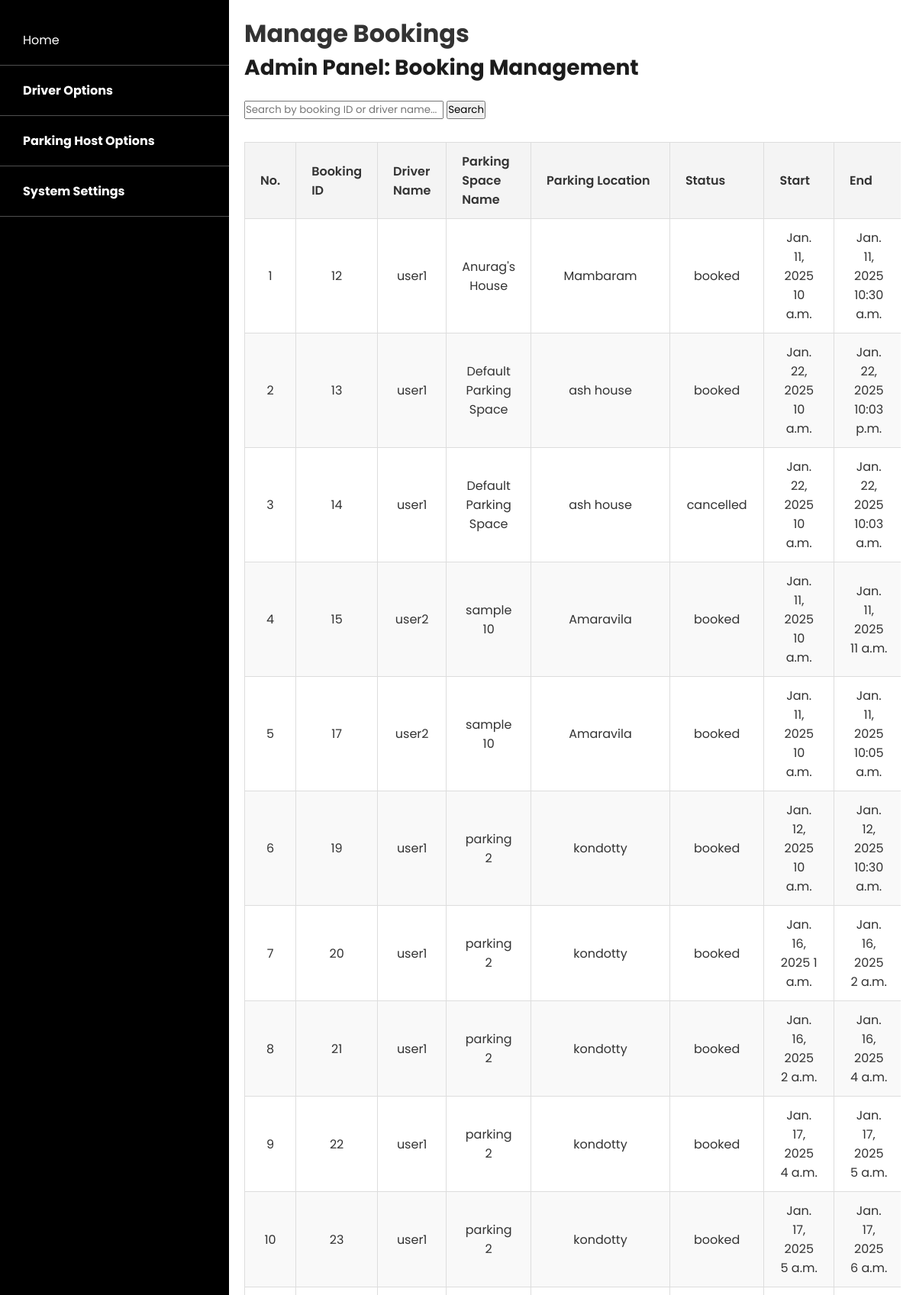
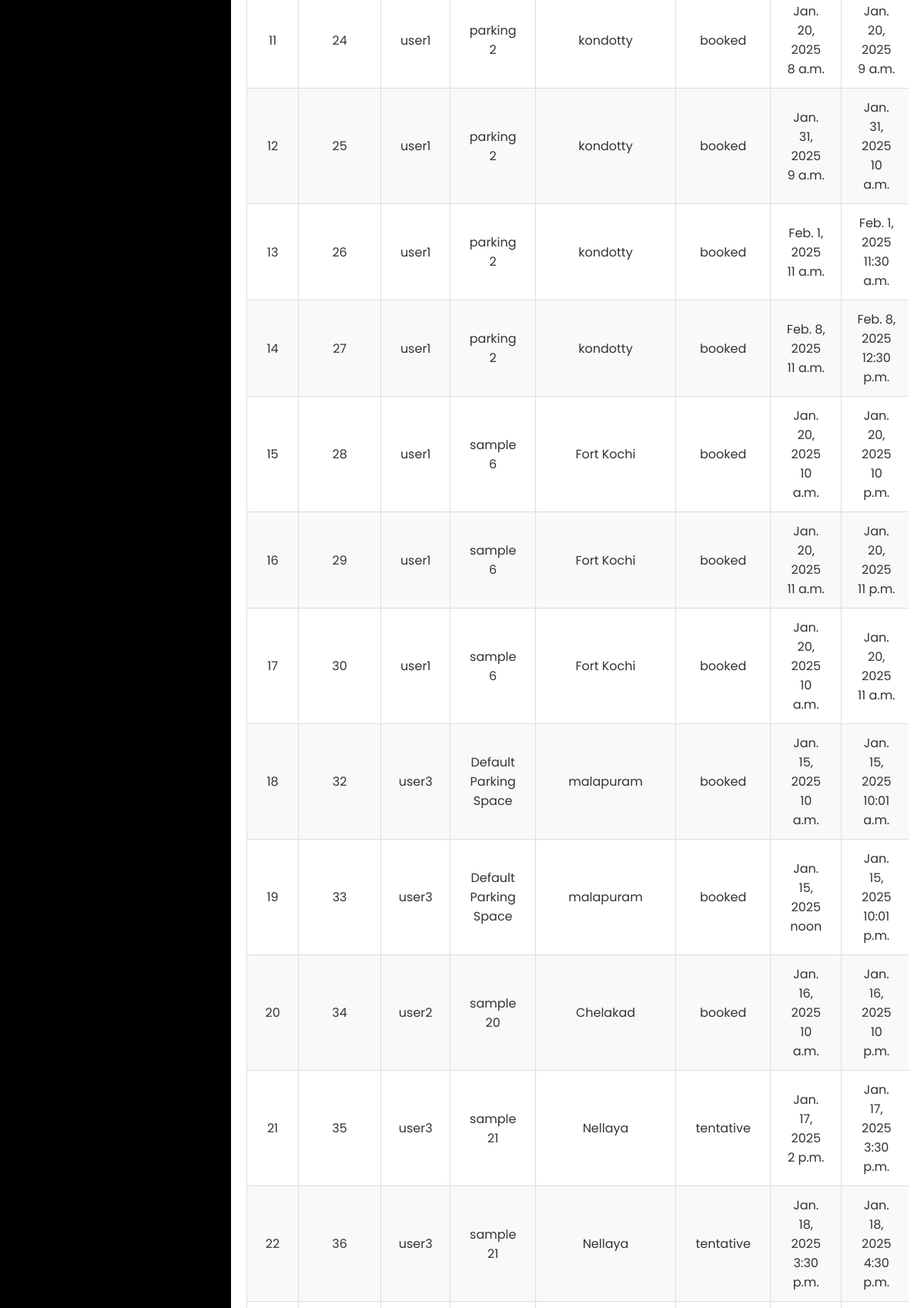
Screenshot of /parkeasy/manage-bookings/ (signed in, upper part) with the database file from the repository (2 pictures, top to bottom).
### ParkEasyApp/models.py (models this page shows, shortened)
class Booking(models.Model):
    user = models.ForeignKey(ParkEasyUser, on_delete=models.CASCADE, related_name="bookings")
    parking_space = models.ForeignKey(ParkingSpace, on_delete=models.CASCADE)
    booking_time = models.DateTimeField(auto_now_add=True)  # Auto-set to the time of booking
    start_date = models.DateField(default=timezone.now)  # Dynamically use current date
    start_time = models.TimeField()
    end_date = models.DateField(default=timezone.now)  # Dynamically use current date
    end_time = models.TimeField()
    duration = models.DurationField()
    price_paid = models.DecimalField(max_digits=10, decimal_places=2, null=True, blank=True)
    payment_method = models.CharField(max_length=255, null=True, blank=True)
    host = models.ForeignKey('ParkEasyUser', related_name='host_earnings', on_delete=models.CASCADE,null=True)
    status = models.CharField(
        max_length=20,
        choices=[('booked', 'Booked'), ('completed', 'Completed'), ('cancelled', 'Cancelled')],
        default='booked'
    )
    time_extension = models.DurationField(null=True, blank=True)  # Optional additional booking time
    grace_period = models.DurationField(null=True, blank=True)  # Grace period for delays
    class Meta:
        indexes = [
            models.Index(fields=['user', 'parking_space', 'status']),
        ]
        unique_together = ('parking_space', 'start_time', 'end_time'),

class ParkEasyUser(models.Model):
    user = models.OneToOneField(User, on_delete=models.CASCADE)
    status = models.CharField(max_length=20, choices=[('active', 'Active'), ('suspended', 'Suspended'), ('pending', 'Pending')], default='active')

class ParkingSpace(models.Model):
    name = models.CharField(max_length=255)
    host = models.ForeignKey(ParkEasyUser, on_delete=models.CASCADE, related_name="parking_spaces")
    location = models.CharField(max_length=255)
    price_per_hour = models.DecimalField(max_digits=10, decimal_places=2)
    availability = models.BooleanField(default=True)
    amenities = models.TextField(blank=True, null=True)
    rating = models.DecimalField(max_digits=3, decimal_places=2, default=0.0)
    created_at = models.DateTimeField(auto_now_add=True)
    latitude = models.FloatField(null=True, blank=True)
    longitude = models.FloatField(null=True, blank=True)
    image = models.ImageField(upload_to="parking_images/", null=True, blank=True)  # Image field
    class Meta:
        indexes = [
            models.Index(fields=['host', 'location']),
        ]

### ParkEasyApp/views.py (the view)
# urls.py: path('manage-bookings/', views.manage_bookings, name='manage_bookings'),
@user_passes_test(is_superuser)
def manage_bookings(request):
    bookings = Booking.objects.all()
    return render(request, 'admin/manage_bookings.html', {'bookings': bookings})

### ParkEasyApp/views.py (called while the page is built)
def is_superuser(user):
    return user.is_authenticated and user.is_superuser

### templates/admin/manage_bookings.html (shortened to what this page needs)
<!DOCTYPE html>
<html lang="en">
{% load static %}
<head>
    <link rel="stylesheet" href="{% static 'css/dashboard.css' %}">
    <link rel="stylesheet" href="{% static 'css/manage_bookings.css' %}">
</head>
<body>
    <div class="sidebar">
        <div class="sidebar-item">
            <a href="{% url 'admin_dashboard' %}" class="home-btn">Home</a>
        </div>
        <div class="sidebar-item">
            <button class="dropdown-btn">Driver Options</button>
        </div>
        <div class="sidebar-item">
            <button class="dropdown-btn">Parking Host Options</button>
        </div>
        <div class="sidebar-item">
            <button class="dropdown-btn">System Settings</button>
        </div>
    </div>
    <div class="main-content">
        <h1>Manage Bookings</h1>
        <h2>Admin Panel: Booking Management</h2>
        <div class="search-filter">
            <input type="text" id="searchBooking" placeholder="Search by booking ID or driver name...">
            <button id="searchBtn">Search</button>
        </div>
        <div class="booking-table">
            <div class="table-container">
                <table>
                    <thead>
                        <tr>
                            <th>No.</th>
                            <th>Booking ID</th>
                            <th>Driver Name</th>
                            <th>Parking Space Name</th>
                            <th>Parking Location</th>
                            <th>Status</th>
                            <th>Start</th>
                            <th>End</th>
                        </tr>
                    </thead>
                    <tbody>
                        {% for booking in bookings %}
                        <tr>
                            <td>{{ forloop.counter }}</td>
                            <td>{{ booking.id }}</td>
                            <td>{{ booking.user.user.username }}</td>
                            <td>{{ booking.parking_space.name }}</td>
                            <td>{{ booking.parking_space.location }}</td>
                            <td>{{ booking.status }}</td>
                            <td>{{ booking.start_date }} {{ booking.start_time }}</td>
                            <td>{{ booking.end_date }} {{ booking.end_time }}</td>
                        </tr>
                        {% endfor %}
                    </tbody>
                </table>
            </div>
        </div>
    </div>
</body>
</html>

### static/css/dashboard.css (style rules this page uses)
* { font-family: 'Poppins', sans-serif; margin: 0; padding: 0; box-sizing: border-box; }
.sidebar { width: 25%; background-color: #000000; color: white; height: 100vh; padding-top: 20px; position: fixed; top: 0; left: 0; bottom: 0; display: flex; flex-direction: column; justify-content: space-between; overflow-y: auto; transition: width 0.3s ease; }
.sidebar-item { padding: 10px; border-bottom: 1px solid #ededed56; }
.sidebar-item a, .dropdown-btn { color: white; padding: 10px 20px; text-decoration: none; display: block; width: 100%; background-color: #000000; border: none; text-align: left; cursor: pointer; transition: background-color 0.3s ease; }
.dropdown-btn { font-size: 16px; font-weight: bold; background-color: #000000; border: none; cursor: pointer; }
.main-content { position: relative; margin-left: 25%; width: 75%; padding: 20px; background-color: #ffffff; color: #333333; height: 100vh; display: flex; flex-direction: column; }
.main-content h2 { margin-bottom: 20px; font-size: 28px; color: #1c1c1c; }

### static/css/manage_bookings.css (style rules this page uses)
.booking-table { margin-top: 30px; overflow-x: auto; width: 100%; }
.booking-table table { width: 100%; border-collapse: collapse; margin-bottom: 30px; }
.booking-table th, .booking-table td { padding: 12px 20px; text-align: left; border: 1px solid #ddd; word-wrap: break-word; }
.booking-table th:nth-child(1), .booking-table td:nth-child(1) { width: 5%; }
.booking-table th:nth-child(2), .booking-table td:nth-child(2) { width: 10%; }
.booking-table th:nth-child(3), .booking-table td:nth-child(3) { width: 15%; }
.booking-table th:nth-child(4), .booking-table td:nth-child(4) { width: 20%; }
.booking-table th:nth-child(5), .booking-table td:nth-child(5) { width: 10%; }
.booking-table th:nth-child(6), .booking-table td:nth-child(6) { width: 15%; }
.booking-table th:nth-child(7), .booking-table td:nth-child(7) { width: 15%; }
.booking-table th:nth-child(8), .booking-table td:nth-child(8) { width: 10%; }
.booking-table th { background-color: #f4f4f4; color: #333; font-weight: 600; }
.booking-table tr:nth-child(even) { background-color: #f9f9f9; }
.booking-table td { text-align: center; }
.table-container { overflow-x: auto; -webkit-overflow-scrolling: touch; margin-bottom: 20px; }
@media (max-width: 1200px) { .booking-table th:nth-child(6), .booking-table td:nth-child(6), .booking-table th:nth-child(7), .booking-table td:nth-child(7) { width: 12%; } }

### rows the page displays
Booking: id "12", user.user.username "user1", parking_space.name "Anurag's House", parking_space.location "Mambaram", status "booked", start_date "Jan. 11, 2025", start_time "10 a.m.", end_date "Jan. 11, 2025", end_time "10:30 a.m."
Booking: id "13", user.user.username "user1", parking_space.name "Default Parking Space", parking_space.location "ash house", status "booked", start_date "Jan. 22, 2025", start_time "10 a.m.", end_date "Jan. 22, 2025", end_time "10:03 p.m."
Booking: id "14", user.user.username "user1", parking_space.name "Default Parking Space", parking_space.location "ash house", status "cancelled", start_date "Jan. 22, 2025", start_time "10 a.m.", end_date "Jan. 22, 2025", end_time "10:03 a.m."
Booking: id "15", user.user.username "user2", parking_space.name "sample 10", parking_space.location "Amaravila", status "booked", start_date "Jan. 11, 2025", start_time "10 a.m.", end_date "Jan. 11, 2025", end_time "11 a.m."
Booking: id "17", user.user.username "user2", parking_space.name "sample 10", parking_space.location "Amaravila", status "booked", start_date "Jan. 11, 2025", start_time "10 a.m.", end_date "Jan. 11, 2025", end_time "10:05 a.m."
Booking: id "19", user.user.username "user1", parking_space.name "parking 2", parking_space.location "kondotty", status "booked", start_date "Jan. 12, 2025", start_time "10 a.m.", end_date "Jan. 12, 2025", end_time "10:30 a.m."
Booking: id "20", user.user.username "user1", parking_space.name "parking 2", parking_space.location "kondotty", status "booked", start_date "Jan. 16, 2025", start_time "1 a.m.", end_date "Jan. 16, 2025", end_time "2 a.m."
Booking: id "21", user.user.username "user1", parking_space.name "parking 2", parking_space.location "kondotty", status "booked", start_date "Jan. 16, 2025", start_time "2 a.m.", end_date "Jan. 16, 2025", end_time "4 a.m."
Booking: id "22", user.user.username "user1", parking_space.name "parking 2", parking_space.location "kondotty", status "booked", start_date "Jan. 17, 2025", start_time "4 a.m.", end_date "Jan. 17, 2025", end_time "5 a.m."
Booking: id "23", user.user.username "user1", parking_space.name "parking 2", parking_space.location "kondotty", status "booked", start_date "Jan. 17, 2025", start_time "5 a.m.", end_date "Jan. 17, 2025", end_time "6 a.m."
Booking: id "24", user.user.username "user1", parking_space.name "parking 2", parking_space.location "kondotty", status "booked", start_date "Jan. 20, 2025", start_time "8 a.m.", end_date "Jan. 20, 2025", end_time "9 a.m."
Booking: id "25", user.user.username "user1", parking_space.name "parking 2", parking_space.location "kondotty", status "booked", start_date "Jan. 31, 2025", start_time "9 a.m.", end_date "Jan. 31, 2025", end_time "10 a.m."
Booking: id "26", user.user.username "user1", parking_space.name "parking 2", parking_space.location "kondotty", status "booked", start_date "Feb. 1, 2025", start_time "11 a.m.", end_date "Feb. 1, 2025", end_time "11:30 a.m."
Booking: id "27", user.user.username "user1", parking_space.name "parking 2", parking_space.location "kondotty", status "booked", start_date "Feb. 8, 2025", start_time "11 a.m.", end_date "Feb. 8, 2025", end_time "12:30 p.m."
Booking: id "28", user.user.username "user1", parking_space.name "sample 6", parking_space.location "Fort Kochi", status "booked", start_date "Jan. 20, 2025", start_time "10 a.m.", end_date "Jan. 20, 2025", end_time "10 p.m."
Booking: id "29", user.user.username "user1", parking_space.name "sample 6", parking_space.location "Fort Kochi", status "booked", start_date "Jan. 20, 2025", start_time "11 a.m.", end_date "Jan. 20, 2025", end_time "11 p.m."
Booking: id "30", user.user.username "user1", parking_space.name "sample 6", parking_space.location "Fort Kochi", status "booked", start_date "Jan. 20, 2025", start_time "10 a.m.", end_date "Jan. 20, 2025", end_time "11 a.m."
Booking: id "32", user.user.username "user3", parking_space.name "Default Parking Space", parking_space.location "malapuram", status "booked", start_date "Jan. 15, 2025", start_time "10 a.m.", end_date "Jan. 15, 2025", end_time "10:01 a.m."
Booking: id "33", user.user.username "user3", parking_space.name "Default Parking Space", parking_space.location "malapuram", status "booked", start_date "Jan. 15, 2025", start_time "noon", end_date "Jan. 15, 2025", end_time "10:01 p.m."
Booking: id "34", user.user.username "user2", parking_space.name "sample 20", parking_space.location "Chelakad", status "booked", start_date "Jan. 16, 2025", start_time "10 a.m.", end_date "Jan. 16, 2025", end_time "10 p.m."
Booking: id "35", user.user.username "user3", parking_space.name "sample 21", parking_space.location "Nellaya", status "tentative", start_date "Jan. 17, 2025", start_time "2 p.m.", end_date "Jan. 17, 2025", end_time "3:30 p.m."
Booking: id "36", user.user.username "user3", parking_space.name "sample 21", parking_space.location "Nellaya", status "tentative", start_date "Jan. 18, 2025", start_time "3:30 p.m.", end_date "Jan. 18, 2025", end_time "4:30 p.m."
